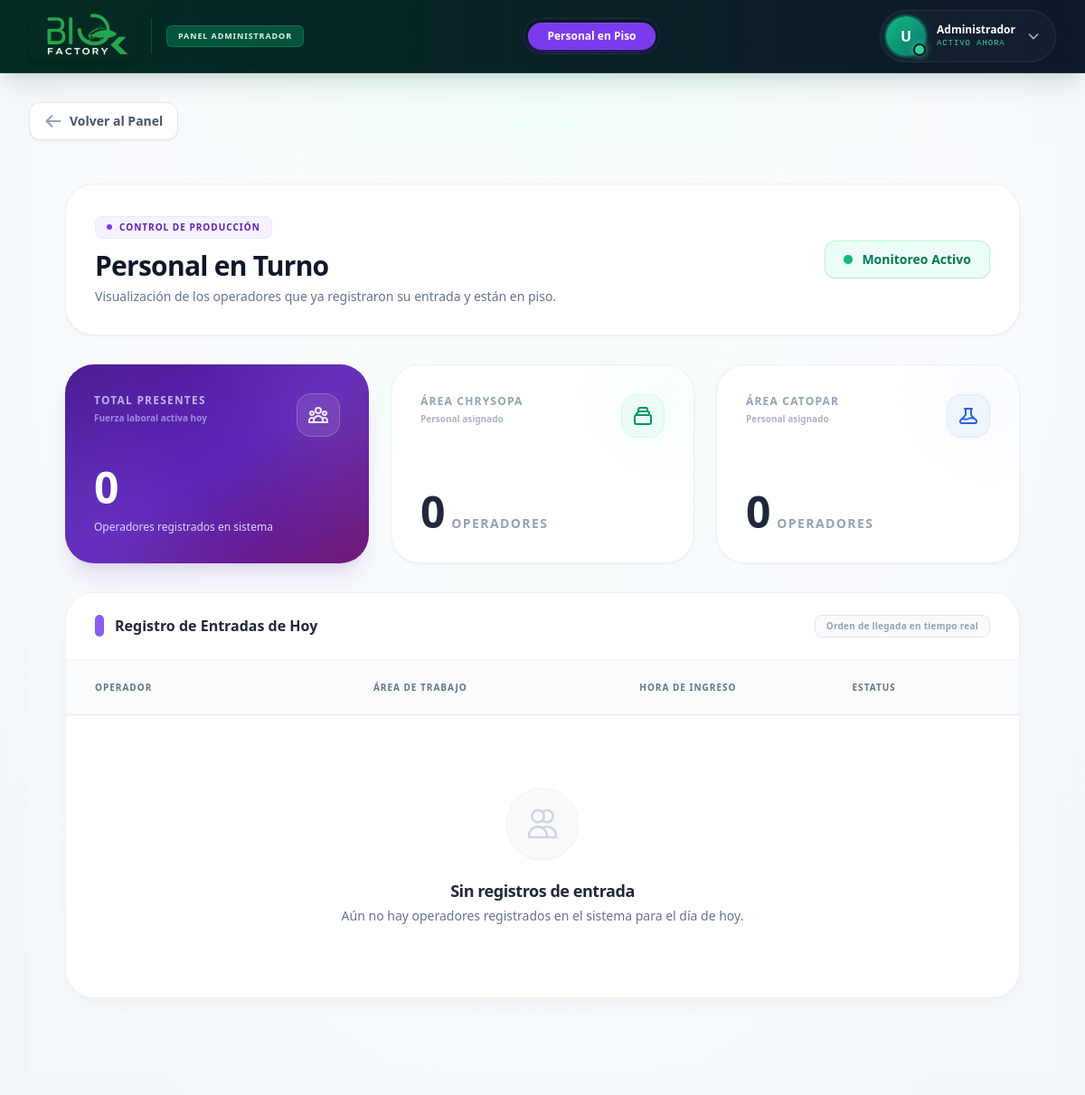
The page /admin/asistencia on the database as committed earlier.
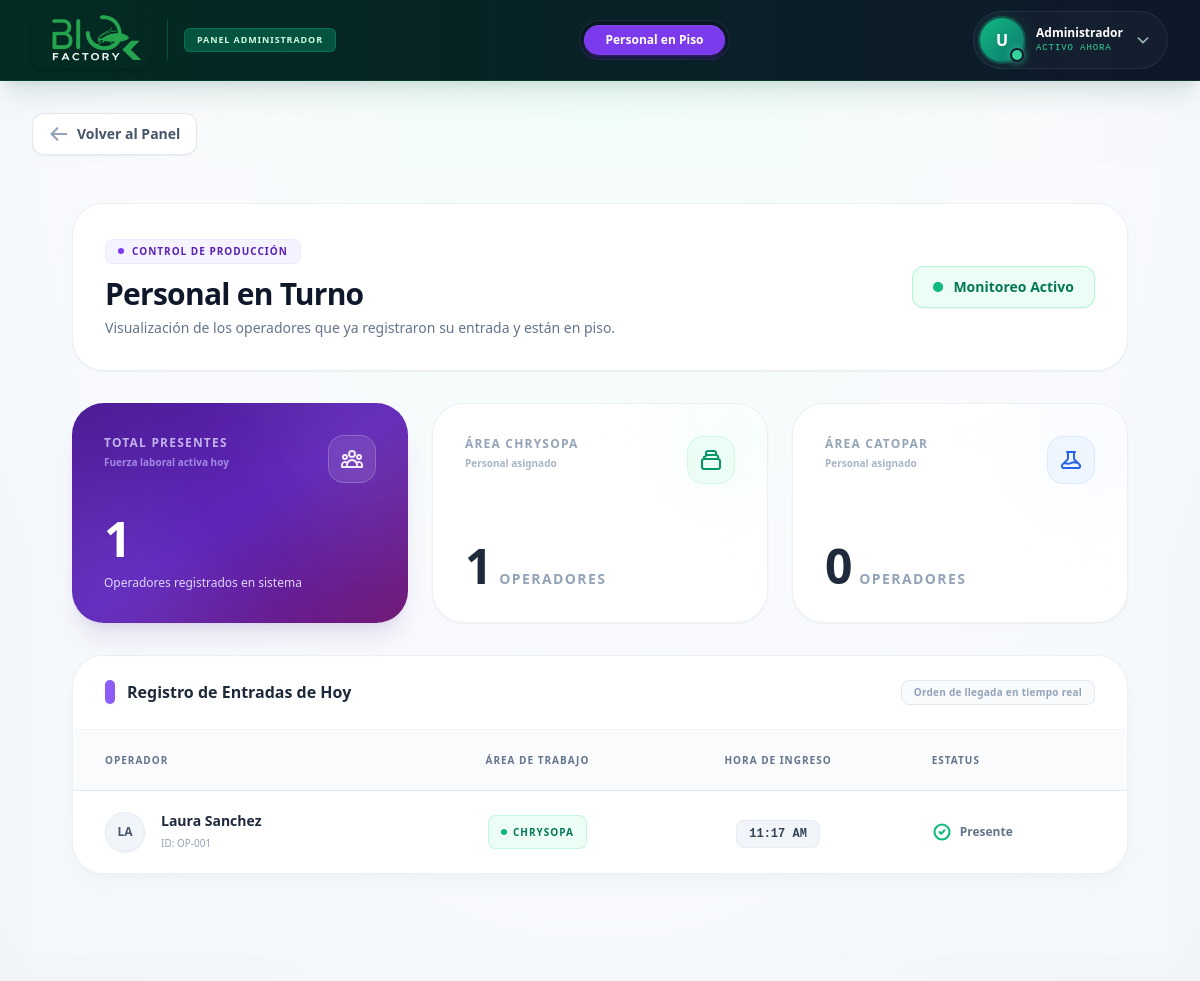
The same page on the database as committed later.
### tables this page shows
CREATE TABLE "ASISTENCIA" (
    "id_asistencia" INTEGER PRIMARY KEY AUTOINCREMENT,
    "id_usuario" INTEGER NOT NULL,
    "fecha" DATE NOT NULL,
    "hora_entrada" TIME,
    "hora_salida" TIME,
    "estatus" TEXT DEFAULT 'En turno',
    FOREIGN KEY("id_usuario") REFERENCES "USUARIOS"("id_usuario")
);

CREATE TABLE USUARIOS (
    id_usuario INTEGER PRIMARY KEY AUTOINCREMENT,
    id_area INTEGER,
    nombre_usuario VARCHAR(150) NOT NULL,
    puesto VARCHAR(100),
    nip_firma VARCHAR(50)
, estatus TEXT DEFAULT 'Activo');

CREATE TABLE CAT_AREAS (
    id_area INT AUTO_INCREMENT PRIMARY KEY,
    nombre_area VARCHAR(100) NOT NULL
);

### routes/admin.py (the view)
@admin_bp.route('/asistencia')
def asistencia():
    fecha_hoy = datetime.now().strftime('%Y-%m-%d')
    conn = get_db_connection()
    cursor = conn.cursor()
    cursor.execute("SELECT COUNT(*) AS total FROM USUARIOS")
    total_operadores = cursor.fetchone()['total']
    cursor.execute("""
        SELECT U.nombre_usuario, A.hora_entrada, C.nombre_area
        FROM ASISTENCIA A
        JOIN USUARIOS U ON A.id_usuario = U.id_usuario
        LEFT JOIN CAT_AREAS C ON U.id_area = C.id_area
        WHERE A.fecha = ? AND A.hora_entrada IS NOT NULL
        ORDER BY C.nombre_area DESC, A.hora_entrada DESC
    """, (fecha_hoy,))
    filas_registros = cursor.fetchall()
    conn.close()
    registros = []
    for r in filas_registros:
        r_dict = dict(r)
        if r_dict['hora_entrada']:
            try:
                for fmt in ('%H:%M:%S', '%H:%M'):
                    try:
                        dt = datetime.strptime(r_dict['hora_entrada'], fmt)
                        r_dict['hora_entrada'] = dt.strftime('%I:%M %p')
                        break
                    except ValueError:
                        continue
            except Exception:
                pass
        registros.append(r_dict)
    total_presentes = len(registros)
    chrysopa_count = sum(1 for r in registros if r['nombre_area'] and 'Chrysopa' in r['nombre_area'])
    catopar_count = sum(1 for r in registros if r['nombre_area'] and 'Catopar' in r['nombre_area'])
    otros_count = total_presentes - chrysopa_count - catopar_count
    return render_template('admin/asistencia.html',
                           registros=registros,
                           total_presentes=total_presentes,
                           total_operadores=total_operadores,
                           chrysopa_count=chrysopa_count,
                           catopar_count=catopar_count,
                           otros_count=otros_count)

### routes/admin.py (called while the page is built)
def get_db_connection():
    conn = sqlite3.connect('Bd_SIO-AGRO.db', isolation_level=None)
    conn.row_factory = sqlite3.Row
    return conn

### templates/admin/asistencia.html (shortened to what the changed rows need)
{% extends "admin/base_admin.html" %}
{% block content %}
<main class="flex-1 overflow-y-auto p-6 md:p-10 bg-slate-50/40 relative">
    <div class="space-y-8 w-full max-w-7xl mx-auto pb-10 relative z-10">
        <div class="flex flex-col md:flex-row justify-between items-start md:items-center bg-white p-6 md:p-8 rounded-[2rem] shadow-sm border border-slate-200/60 gap-6">
            <div>
                <h1 class="text-3xl font-black text-slate-900 tracking-tight">Personal en Turno</h1>
            </div>
        </div>
        <div class="grid grid-cols-1 md:grid-cols-3 gap-6">
            <div class="bg-gradient-to-br from-violet-900 via-violet-800 to-fuchsia-900 p-8 rounded-[2rem] shadow-xl shadow-violet-900/10 relative overflow-hidden flex flex-col justify-between group">
                <div class="relative z-10 mt-8">
                    <p class="text-5xl font-black text-white tracking-tight drop-shadow-sm">{{ total_presentes }}</p>
                    <div class="mt-3 flex items-center gap-2">
                        <span class="text-xs text-violet-200 font-medium">Operadores registrados en sistema</span>
                    </div>
                </div>
            </div>
            <div class="bg-white p-8 rounded-[2rem] shadow-sm hover:shadow-md border border-slate-200/60 relative overflow-hidden flex flex-col justify-between transition-all duration-300 group">
                <div class="relative z-10 mt-8 flex items-baseline gap-2">
                    <p class="text-5xl font-black text-slate-800 tracking-tight">{{ chrysopa_count }}</p>
                    <span class="text-sm font-bold text-slate-400 uppercase tracking-widest">Operadores</span>
                </div>
            </div>
        </div>
        <div class="bg-white rounded-[2rem] shadow-lg shadow-slate-200/30 border border-slate-200/60 overflow-hidden mt-8">
            <div class="bg-white px-8 py-6 border-b border-slate-100 flex justify-between items-center">
                <h2 class="text-base font-black text-slate-800 flex items-center gap-3">
                    <div class="w-2.5 h-6 bg-violet-500 rounded-full shadow-sm"></div>
                    Registro de Entradas de Hoy
                </h2>
            </div>
            <div class="overflow-x-auto table-container">
                <table class="min-w-full text-sm relative">
                    <thead class="bg-slate-50/80 backdrop-blur-sm text-slate-500 sticky top-0 z-10 border-b border-slate-200">
                        <tr>
                            <th class="px-8 py-5 text-left font-black uppercase tracking-widest text-[10px]">Operador</th>
                            <th class="px-6 py-5 text-center font-black uppercase tracking-widest text-[10px]">Área de Trabajo</th>
                            <th class="px-6 py-5 text-center font-black uppercase tracking-widest text-[10px]">Hora de Ingreso</th>
                            <th class="px-8 py-5 text-left font-black uppercase tracking-widest text-[10px]">Estatus</th>
                        </tr>
                    </thead>
                    <tbody class="divide-y divide-slate-100/80 bg-white">
                        {% for reg in registros %}
                        <tr class="hover:bg-violet-50/50 transition-all duration-200 group">
                            <td class="px-8 py-5 whitespace-nowrap">
                                <div class="flex items-center gap-4">
                                    <div class="w-10 h-10 rounded-full bg-slate-100 flex items-center justify-center text-slate-600 font-black text-xs border border-slate-200/60 shadow-sm group-hover:border-violet-300 group-hover:text-violet-700 transition-colors">
                                        {{ reg['nombre_usuario'][:2]|upper }}
                                    </div>
                                    <div>
                                        <div class="font-black text-slate-800 text-sm group-hover:text-violet-700 transition-colors">{{ reg['nombre_usuario'] }}</div>
                                        <div class="text-[10px] text-slate-400 font-medium mt-0.5">ID: OP-{{ "%03d"|format(loop.index) }}</div>
                                    </div>
                                </div>
                            </td>
                            <td class="px-6 py-5 whitespace-nowrap text-center">
                                {% if reg['nombre_area'] and 'Chrysopa' in reg['nombre_area'] %}
                                    <div class="inline-flex items-center gap-1.5 px-3 py-1.5 rounded-lg text-[10px] font-black bg-emerald-50 text-emerald-700 border border-emerald-200/60 uppercase tracking-widest">
                                        <div class="w-1.5 h-1.5 rounded-full bg-emerald-500"></div> {{ reg['nombre_area'] }}
                                    </div>
                                {% elif reg['nombre_area'] and 'Catopar' in reg['nombre_area'] %}
                                    <div class="inline-flex items-center gap-1.5 px-3 py-1.5 rounded-lg text-[10px] font-black bg-blue-50 text-blue-700 border border-blue-200/60 uppercase tracking-widest">
                                        <div class="w-1.5 h-1.5 rounded-full bg-blue-500"></div> {{ reg['nombre_area'] }}
                                    </div>
                                {% else %}
                                    <div class="inline-flex items-center gap-1.5 px-3 py-1.5 rounded-lg text-[10px] font-black bg-violet-50 text-violet-700 border border-violet-200/60 uppercase tracking-widest">
                                        <div class="w-1.5 h-1.5 rounded-full bg-violet-500"></div> {{ reg['nombre_area'] or 'General' }}
                                    </div>
                                {% endif %}
                            </td>
                            <td class="px-6 py-5 whitespace-nowrap text-center">
                                <span class="font-mono text-xs font-black text-slate-700 bg-slate-100 px-3 py-1.5 rounded-lg border border-slate-200/60">{{ reg['hora_entrada'] }}</span>
                            </td>
                            <td class="px-8 py-5 whitespace-nowrap">
                                <span class="text-xs font-black text-slate-500 flex items-center w-fit gap-2">
                                    <svg class="w-5 h-5 text-emerald-500" fill="none" stroke="currentColor" viewBox="0 0 24 24"><path stroke-linecap="round" stroke-linejoin="round" stroke-width="2.5" d="M9 12l2 2 4-4m6 2a9 9 0 11-18 0 9 9 0 0118 0z"></path></svg>
                                    Presente
                                </span>
                            </td>
                        </tr>
                        {% else %}
                        <tr>
                            <td colspan="4" class="px-8 py-20 text-center">
                                <div class="inline-flex items-center justify-center w-20 h-20 rounded-full bg-slate-50 mb-5 border border-slate-100 shadow-sm">
                                    <svg class="w-10 h-10 text-slate-300" fill="none" stroke="currentColor" viewBox="0 0 24 24"><path stroke-linecap="round" stroke-linejoin="round" stroke-width="1.5" d="M12 4.354a4 4 0 110 5.292M15 21H3v-1a6 6 0 0112 0v1zm0 0h6v-1a6 6 0 00-9-5.197M13 7a4 4 0 11-8 0 4 4 0 018 0z"></path></svg>
                                </div>
                                <h3 class="text-lg font-black text-slate-800 tracking-tight">Sin registros de entrada</h3>
                                <p class="text-slate-500 font-medium text-sm mt-1">Aún no hay operadores registrados en el sistema para el día de hoy.</p>
                            </td>
                        </tr>
                        {% endfor %}
                    </tbody>
                </table>
            </div>
        </div>
    </div>
</main>
{% endblock %}

Rows that differ between the two databases and show on the page:
added ASISTENCIA: nombre_usuario "LA", nombre_usuario "Laura Sanchez", index "001", nombre_area "CHRYSOPA", hora_entrada "11:17 AM"
Other text that changed with them:
{{ total_presentes }}: "0" → "1"
{{ chrysopa_count }}: "0" → "1"
text no longer shown: "Sin registros de entrada Aún no hay operadores registrados en el sistema para el día de hoy."
